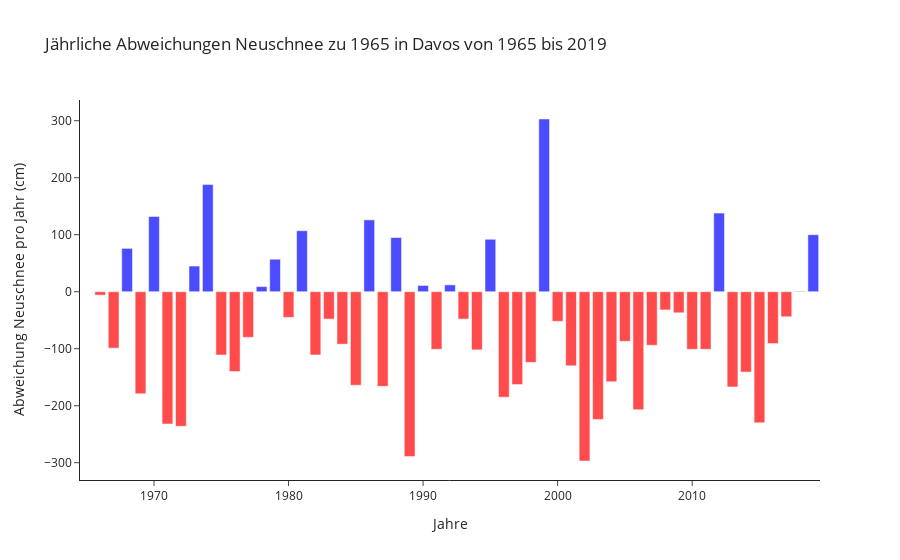

The notebook cell saved with this chart:
### Markdown cell above
Jan geht jeden Winter  zu seiner Grossmutter in die Skiferien nach Davos. Seine Grossmutter lebt bereits ihr ganzes Leben im Davoser-Dorf. Immer wieder tönt sie an, es gäbe von Jahr zu Jahr immer weniger Schnee im Dorf und auch im Skigebiet. Hat sich seine Grossmutter das nur ausgedacht oder steckt da wirklich einen Funken Wahrheit dahinter.
Jan ist sehr faktenorientiert und möchte sich dies einmal genauer ansehen. Er recherchiert...

Jan findet eine Infografik über die jährliche gemessene Schneehöhe in Davos-Klosters.

### Code cell
def lineplot_davos_snow(data):
    
    data = data['DavosWSL']
    new_val = np.where(data == '...' ,None , data*1)
    data = pd.DataFrame(new_val, index=data.index).dropna().astype('int')
    
    data = data - data.iloc[0]
    data.loc[:,'color'] = np.where(data >= 0, 1, 0)
    data.columns = ['snow', 'color']
    data.index = pd.to_numeric(data.index)
  
    fig = px.bar(x=data.index, 
                 y=data['snow'], 
                 color=data['color'], 
                 title='Jährliche Abweichungen Neuschnee zu {} in Davos von {} bis {}'.format(data.index[0], data.index[0], data.index[-1]),
                 labels={'x':'Jahre', 'y':'Abweichung Neuschnee pro Jahr (cm)'},  
                 template='simple_white',
                 color_continuous_scale=['red', 'blue'],
                 opacity=0.7
            )
    
    fig.update(layout_coloraxis_showscale=False)
    fig.show()
     
lineplot_davos_snow(swiss_snow)

### Figure 1 — Plotly figure (JSON) as saved in the notebook; plotly's stock layout.template omitted (floating-point values rounded to 4 significant figures)
{"data": [{"alignmentgroup": "True", "hovertemplate": "Jahre=%{x}<br>Abweichung Neuschnee pro Jahr (cm)=%{y}<br>color=%{marker.color}<extra></extra>", "legendgroup": "", "marker": {"color": [1, 0, 0, 1, 0, 1, 0, 0, 1, 1, 0, 0, 0, 1, 1, 0, 1, 0, 0, 0, 0, 1, 0, 1, 0, 1, 0, 1, 0, 0, 1, 0, 0, 0, 1, 0, 0, 0, 0, 0, 0, 0, 0, 0, 0, 0, 0, 1, 0, 0, 0, 0, 0, 1, 1], "coloraxis": "coloraxis", "opacity": 0.7}, "name": "", "offsetgroup": "", "orientation": "v", "showlegend": false, "textposition": "auto", "type": "bar", "x": [1965, 1966, 1967, 1968, 1969, 1970, 1971, 1972, 1973, 1974, 1975, 1976, 1977, 1978, 1979, 1980, 1981, 1982, 1983, 1984, 1985, 1986, 1987, 1988, 1989, 1990, 1991, 1992, 1993, 1994, 1995, 1996, 1997, 1998, 1999, 2000, 2001, 2002, 2003, 2004, 2005, 2006, 2007, 2008, 2009, 2010, 2011, 2012, 2013, 2014, 2015, 2016, 2017, 2018, 2019], "xaxis": "x", "y": [0, -6, -99, 76, -179, 132, -232, -236, 45, 188, -111, -140, -80, 9, 57, -45, 107, -111, -48, -92, -164, 126, -166, 95, -289, 11, -101, 12, -48, -102, 92, -185, -163, -124, 303, -52, -130, -297, -224, -158, -87, -207, -94, -32, -37, -101, -101, 138, -167, -141, -230, -91, -44, 1, 100], "yaxis": "y"}], "layout": {"barmode": "relative", "coloraxis": {"colorbar": {"title": {"text": "color"}}, "colorscale": [[0, "red"], [1, "blue"]], "showscale": false}, "legend": {"tracegroupgap": 0}, "title": {"text": "Jährliche Abweichungen Neuschnee zu 1965 in Davos von 1965 bis 2019"}, "xaxis": {"anchor": "y", "domain": [0, 1], "title": {"text": "Jahre"}}, "yaxis": {"anchor": "x", "domain": [0, 1], "title": {"text": "Abweichung Neuschnee pro Jahr (cm)"}}}}
